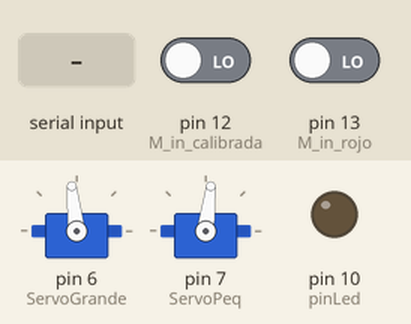
Recording of a sketch running on a simulated Arduino Uno, built with avr-gcc and run on an emulated ATmega328P. On the bench: 2 × servo, output pins drawn as LEDs (lit = HIGH). The test bench sets the inputs (shaded band); at power-on: pin 12 (M_in_calibrada) LOW, pin 13 (M_in_rojo) LOW.

Above: at 2.1 s.
2.2 s: pin 12 (M_in_calibrada) driven HIGH
4.1 s: pin 13 (M_in_rojo) driven HIGH
At 6.6 s:
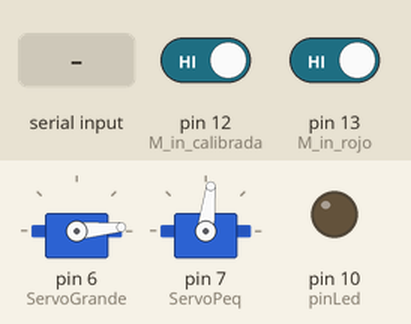
7.1 s: pin 13 (M_in_rojo) driven LOW
8.8 s: "90,45\n" received over the second serial link
At 10.38 s:
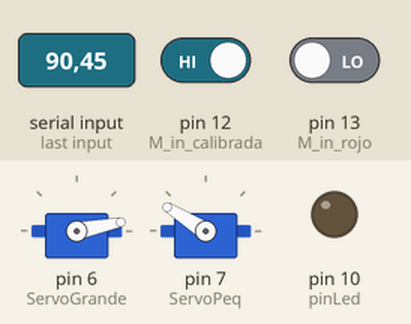
11.8 s: "6\n" received over the second serial link
At 13.47 s:
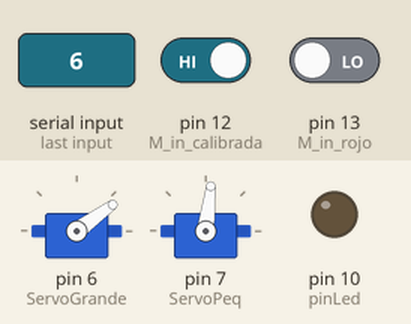
14.8 s: "5\n" received over the second serial link
At 15.95 s:
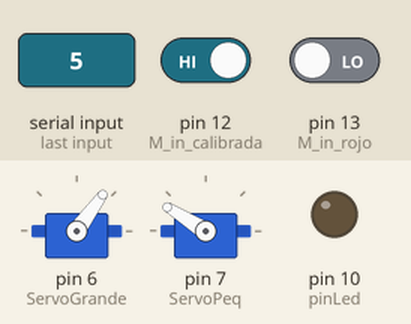
Timing chart, 0 to 17.8 s (numbered marks = the images above; inputs shaded):
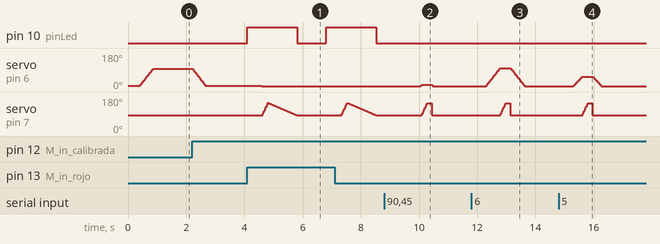

The sketch:

clasificadorMario.ino
```cpp
#include<Servo.h> //al usar esta librería, se desactivan los PWM en pines 9 y_grande 10
#include <SoftwareSerial.h>
//
int a=0; //variable que nos permite salir del while y entrar al void loop (esperando que la celda avise que ya calibró)
char c='\0'; //para capturar los datos de la comunicación serial
String words; //guardamos la info que recibimos por comm serial
float cc=0;
char myArray[20] = "";
//
int ang1_grande=6;//angulo inicial clasificador
int ang1_peq=83;//angulo inicial o neutro de los servos pequeños
int paso=1; //deg (paso de los servos, tanto del grande como de los pequeños)
int ang_ini_grande;//angulo para que empiece a 90 grados antes de calibrar
int pinLed=10;
//
int M_in_rojo=13; //pin de digitalRead para cuando la celda nos avisa que se oprimió el botón rojo//ESTABA EL 8
int M_in_calibrada=12;//pin de digitalRead para cuando la celda nos avisa que ya fue calibrada (clasificador a posición de recibir huevos)//ESTABA 10
bool val_pin_rojo=false; //variable que identifica si la señal que manda la celda por oprimirle el botón rojo está activa
bool val_pin_calibrada=false;//variable que identifica si la celda ya está calibrada
int angxx=ang1_grande;
//
int xxx=0;
//
Servo ServoGrande; //objeto de la clase servo
Servo ServoPeq;
//
SoftwareSerial Serial_2 (3,4);//ESTABA (2,3)
//
void setup()
{

  // put your setup code here, to run once:
  //Serial.begin(9600);
  //Serial.println("Máquina Pequeña V1");
  Serial_2.begin(9600);
  //
  ServoGrande.attach(6,500,2500); //HITEC
  ServoGrande.write(ang1_grande);//
  delay(400);
  ang_ini_grande=ang1_grande+90;//96°
      for (ang1_grande;ang1_grande<=ang_ini_grande;ang1_grande+=paso)
          {
          ServoGrande.write(ang1_grande);
          delay(5);
          }
  //ang1_grande=angxx;
  //
  ServoPeq.attach(7,500,2500); //GOTECK
  ServoPeq.write(ang1_peq);
  //
  pinMode(M_in_rojo,INPUT);
  pinMode(M_in_calibrada,INPUT);
  pinMode(pinLed,OUTPUT);
  digitalWrite(pinLed,LOW);
  //
  delay(50);
}
//
void loop() {

  while (a==0)
  {
    val_pin_calibrada=digitalRead(M_in_calibrada);
    if (val_pin_calibrada==true)
    {
      //Serial.println("Mecanismo recibió que la celda ya está calibrada");
      //ServoGrande.write(ang1_grande);//clasificador va a posición de recibimiento de huevos
      ang_ini_grande=angxx;
            for (ang1_grande;ang1_grande>=ang_ini_grande;ang1_grande-=paso)
            {
            ServoGrande.write(ang1_grande);
            delay(5);
            }
      a=1;
    }
  }

//  while (Serial_2.available()) // si hay info en el puerto serial:
//  {
//    delay(5);
//    c=Serial_2.read(); //lee la info del puerto serial (c es char)
//    words +=c; //convierte a "c" en una cadena (string). también se puede escibir como words=words+c. se usa si digitamos en COM más de 1 caracter
//  }
//  delay(500); //tiempo para que el huevo se estabilice en el clasificador antes de rotar
  //
    //
  bool yy=false;
  while(yy==false){
  byte n = Serial_2.available();
  if (n != 0)
  {
    Serial_2.readBytesUntil('\n',myArray,20); //lee hasta '\n'
    cc = atof(myArray); //convierte ASCII a float
    //Serial.println(cc, 2);  //quita decimales
    char myArray[20] = ""; //reset array
    yy=true;
  }
      val_pin_rojo=digitalRead(M_in_rojo);
      if(val_pin_rojo==true){
        cc=99.99;
//        xxx=7;
//        yy=true;
        digitalWrite(pinLed,HIGH);
        break;
      }
  }
  delay(500); //tiempo para que el huevo se estabilice en el clasificador antes de rotar
  xxx=words.toInt();// transforma la cadena en un entero (recordar que "c" es char)
  //
    if (cc==99.99)//BOTÓN ROJO
    {
    digitalWrite(pinLed,HIGH);
    xxx=7; // 4A
    F_rueda(7);
    digitalWrite(pinLed,LOW);
    delay(1000);
    }
  else if (cc<=10 || cc>=130)
    {
    xxx=0; // no hay huevo o algo raro pasa
    }
  else if (cc<=45.9)
    {
    xxx=1; // C
    F_rueda(xxx);
    }
  else if (cc<=52.9)
    {
    xxx=2; // B
    F_rueda(xxx);
    }
  else if (cc<=59.9)
    {
    xxx=3; // A
    F_rueda(xxx);
    }
  else if (cc<=66.9)
    {
    xxx=4; // AA
    F_rueda(xxx);
    }
  else if (cc<=77.9)
    {
    xxx=5; // AAA
    F_rueda(xxx);
    }
  else if (cc>=78 && cc<130)
    {
    xxx=6; // 4A
    F_rueda(xxx);
    }
  //
  words="";//inicializamos la cadena
  //
}//cierre de void loop
```

F_rueda.ino
```cpp
void F_rueda(int categoria)
{
  int ang2_grande=7;//angulo final peaje
  int t_rot_grande=6;//milisengundos
  int x_grande=ang1_grande;
  //
if (categoria==1 || categoria==6)//categoría C y J
  {
    ang2_grande=ang1_grande+6;//12°
    for (ang1_grande;ang1_grande<=ang2_grande;ang1_grande+=paso)
    {
      ServoGrande.write(ang1_grande);
      delay(t_rot_grande);
    }
    F_servo("arriba");
    ang2_grande=x_grande;
  for (ang1_grande;ang1_grande>=ang2_grande;ang1_grande-=paso)
    {
      ServoGrande.write(ang1_grande);
      delay(t_rot_grande);
    }
  ang1_grande=x_grande; //inicializamos ang1_grande por si las moscas
  }
else if (categoria==2 )//categoría B
{
  ang2_grande=ang1_grande+49;//55°
  for (ang1_grande;ang1_grande<=ang2_grande;ang1_grande+=paso)
    {
      ServoGrande.write(ang1_grande);
      delay(t_rot_grande);
    }
    F_servo("arriba");
  ang2_grande=x_grande;
  for (ang1_grande;ang1_grande>=ang2_grande;ang1_grande-=paso)
    {
      ServoGrande.write(ang1_grande);
      delay(t_rot_grande);
    }
  ang1_grande=x_grande; //inicializamos ang1_grande por si las moscas
}
else if (categoria==3) //categoría A
{
  ang2_grande=ang1_grande+87;//93°
  for (ang1_grande;ang1_grande<=ang2_grande;ang1_grande+=paso)
    {
      ServoGrande.write(ang1_grande);
      delay(5);
    }
      F_servo("abajo");
  ang2_grande=x_grande;
  for (ang1_grande;ang1_grande>=ang2_grande;ang1_grande-=paso)
    {
      ServoGrande.write(ang1_grande);
      delay(5);
    }
  ang1_grande=x_grande; //inicializamos ang1_grande por si las moscas
}
else if (categoria==4) //categoría AA
{
  ang2_grande=ang1_grande+94;//100°
  for (ang1_grande;ang1_grande<=ang2_grande;ang1_grande+=paso)
    {
      ServoGrande.write(ang1_grande);
      delay(5);
    }
      F_servo("arriba");
  ang2_grande=x_grande;
  for (ang1_grande;ang1_grande>=ang2_grande;ang1_grande-=paso)
    {
      ServoGrande.write(ang1_grande);
      delay(5);
    }
  ang1_grande=x_grande; //inicializamos ang1_grande por si las moscas
}
else if (categoria==5)//categoría AAA
{
  ang2_grande=ang1_grande+131;//137°
  for (ang1_grande;ang1_grande<=ang2_grande;ang1_grande+=paso)
    {
      ServoGrande.write(ang1_grande);
      delay(3);
    }
  F_servo("abajo");
  ang2_grande=x_grande;
  for (ang1_grande;ang1_grande>=ang2_grande;ang1_grande-=paso)
    {
      ServoGrande.write(ang1_grande);
      delay(3);
    }
  ang1_grande=x_grande; //inicializamos ang1_grande por si las moscas
}
else if (categoria==7)
{
  ang2_grande=ang1_grande+0;
  for (ang1_grande;ang1_grande<=ang2_grande;ang1_grande+=paso)
    {
      ServoGrande.write(ang1_grande);
      delay(t_rot_grande);
    }
  F_servo("arriba_rojo");
  ang1_grande=x_grande; //inicializamos ang1_grande, pues en el for varió su valor
  ServoGrande.write(ang1_grande);//retornamos la rueda a cero
}
} //cierre función rueda
```

F_servo.ino
```cpp
void F_servo(String opc_1)
{
  //int ang1_peq=95;//angulo inicial o neutro -->definido en programa principal (en el set up)
  int s=65;
  int ang2_peq;
  int x_peq=ang1_peq;//=102 (para el PowerPro)  //95 para el chino
  //
  int t_bajada_peq=3;//milisengundos
  int t_subida_peq=3;//milisengundos
  //
  //
  if (opc_1=="abajo")
  {
    ang2_peq=ang1_peq-s;//-60 para el chino
    for (ang1_peq;ang1_peq>=ang2_peq;ang1_peq-=paso)
          {
          ServoPeq.write(ang1_peq); // ang1 disminuye hasta ang2=35
          delay(t_bajada_peq);
          }
    ang1_peq=x_peq;//inicializamos ang1_peq (en el for llegó a valer ang2_peq)
    delay(150);
    ServoPeq.write(ang1_peq);
  }
  else if (opc_1=="arriba")
  {
    ang2_peq=ang1_peq+s;//
    for (ang1_peq;ang1_peq<=ang2_peq;ang1_peq+=paso)
          {
          ServoPeq.write(ang1_peq);
          delay(t_bajada_peq);
          }
    ang1_peq=x_peq;//inicializamos ang1_peq (en el for llegó a valer ang2_peq)
    delay(150);
    ServoPeq.write(ang1_peq);
  }
  //***
  else if (opc_1=="arriba_rojo")
    {
    ang2_peq=ang1_peq+s;//
    for (ang1_peq;ang1_peq<=ang2_peq;ang1_peq+=paso)
          {
          ServoPeq.write(ang1_peq);
          delay(t_bajada_peq);
          }
    ang2_peq=x_peq;
    for (ang1_peq;ang1_peq>=ang2_peq;ang1_peq-=paso)
          {
          ServoPeq.write(ang1_peq); // ang1 disminuye hasta ang2=35
          delay(15);
          }
    ang1_peq=x_peq;//inicializamos ang1_peq (en el for llegó a valer ang2_peq)
  }
}
```

Measured:
- after the input at 4.1 s, pin 10 (pinLed): LOW → HIGH at once, → LOW 1.7 s later, → HIGH 1.0 s later; servo on pin 6 (ServoGrande): 6° → 5° after 0.50 s; servo on pin 7 (ServoPeq): rises from 83° to 149° in 0.18 s, then falls to 83° in 1.0 s
- after the input at 8.8 s, servo on pin 6 (ServoGrande): 5° → 11° after 1.2 s, → 5° 0.39 s later; servo on pin 7 (ServoPeq): rises from 83° to 148° in 0.19 s, then falls to 83° in 0.15 s
- after the input at 11.8 s, servo on pin 6 (ServoGrande): rises from 5° to 100° in 0.83 s, then falls to 5° in 0.49 s; servo on pin 7 (ServoPeq): rises from 83° to 148° in 0.19 s, then falls to 83° in 0.15 s
- after the input at 14.8 s, servo on pin 6 (ServoGrande): rises from 5° to 55° in 0.65 s, then falls to 5° in 0.30 s; servo on pin 7 (ServoPeq): rises from 83° to 148° in 0.20 s, then falls to 83° in 0.15 s
